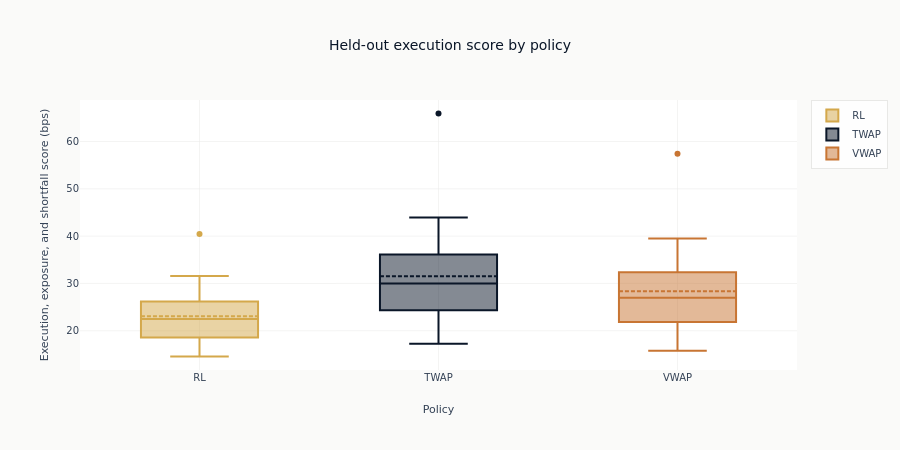

The cell this chart's notebook holds for it:
### Code cell
# Distribution of the total score by policy.
fig = go.Figure()
colors = {"RL": COLORS["amber"], "TWAP": COLORS["blue"], "VWAP": COLORS["copper"]}
for strat in ["RL", "TWAP", "VWAP"]:
    vals = eval_df.filter(pl.col("strategy") == strat)["score_bps"].to_list()
    fig.add_box(y=vals, name=strat, marker_color=colors[strat], boxmean=True)
fig.update_layout(
    title="Held-out execution score by policy",
    xaxis_title="Policy",
    yaxis_title="Execution, exposure, and shortfall score (bps)",
    height=450,
)
show_plotly_with_alt(
    fig,
    "Three box plots of the per-session held-out execution score, one per policy, with a dashed "
    "mean line inside each box. The reinforcement-learning box sits lowest and is the narrowest; "
    "the TWAP box sits highest and is the widest; VWAP falls between them. Each policy has one "
    "high outlier well above its whisker.",
)

### Figure 1 — Plotly figure (JSON) as saved in the notebook; plotly's stock layout.template omitted (floating-point values rounded to 4 significant figures)
{"data": [{"boxmean": true, "marker": {"color": "#D4A84B"}, "name": "RL", "type": "box", "y": [20.82, 40.47, 17.89, 23.24, 24.65, 31.57, 30.73, 26.18, 22.92, 21.81, 22.05, 19.5, 23.99, 24.51, 24.38, 27.67, 31.02, 27.41, 19.23, 20.75, 16.37, 15.59, 18.57, 16.03, 14.56, 17.89]}, {"boxmean": true, "marker": {"color": "#0a1628"}, "name": "TWAP", "type": "box", "y": [28.57, 65.92, 23.72, 33.34, 34.85, 43.93, 42.59, 36.11, 30.08, 29.9, 29.07, 25.55, 33.98, 34.34, 31.34, 38.96, 43.83, 37.9, 26.24, 26.76, 19.4, 19.24, 24.35, 21.15, 17.26, 20.79]}, {"boxmean": true, "marker": {"color": "#C87533"}, "name": "VWAP", "type": "box", "y": [25.75, 57.39, 21.17, 29.91, 31.99, 39.5, 38.16, 32.39, 27.07, 26.94, 26.11, 22.97, 30.19, 30.84, 29.31, 35.42, 39.37, 34.14, 23.79, 24.1, 17.54, 17.31, 21.84, 18.86, 15.76, 18.83]}], "layout": {"height": 450, "title": {"text": "Held-out execution score by policy"}, "xaxis": {"title": {"text": "Policy"}}, "yaxis": {"title": {"text": "Execution, exposure, and shortfall score (bps)"}}}}
